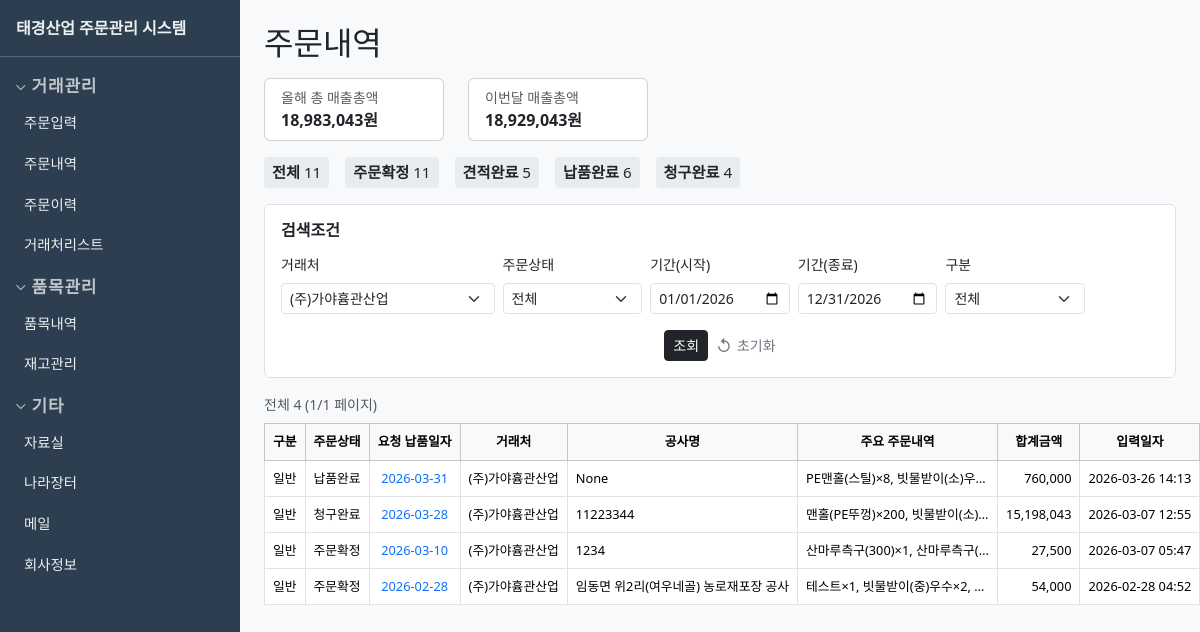
Page /transactions?customer_id=1 on the committed database.
### models.py (models this page shows)
class Transaction(db.Model):
    __tablename__ = "transactions"
    id = db.Column(db.Integer, primary_key=True)
    code = db.Column(db.String(10), unique=True)
    customer_id = db.Column(db.Integer, db.ForeignKey("customers.id"), nullable=False)
    transaction_date = db.Column(db.Date, nullable=False)
    estimate_date = db.Column(db.Date)
    delivery_date = db.Column(db.Date)
    claim_date = db.Column(db.Date)
    project_name = db.Column(db.String(500))
    memo = db.Column(db.String(500))
    created_at = db.Column(db.DateTime, default=datetime.utcnow)
    updated_at = db.Column(db.DateTime, default=datetime.utcnow, onupdate=datetime.utcnow)
    items = db.relationship("TransactionItem", backref="transaction", lazy=True, cascade="all, delete-orphan")
    @property
    def total_amount(self):
        return sum(ti.total for ti in self.items)

class Customer(db.Model):
    __tablename__ = "customers"
    id = db.Column(db.Integer, primary_key=True)
    code = db.Column(db.String(10), unique=True)
    gubun = db.Column(db.String(20), default="일반")
    name = db.Column(db.String(200), nullable=False)
    biz_no = db.Column(db.String(20))
    business_type = db.Column(db.String(100))
    business_item = db.Column(db.String(100))
    phone = db.Column(db.String(50))
    address = db.Column(db.String(500))
    ceo = db.Column(db.String(100))
    remarks = db.Column(db.String(500))
    created_at = db.Column(db.DateTime, default=datetime.utcnow)
    transactions = db.relationship("Transaction", backref="customer", lazy=True)

class TransactionItem(db.Model):
    __tablename__ = "transaction_items"
    id = db.Column(db.Integer, primary_key=True)
    transaction_id = db.Column(db.Integer, db.ForeignKey("transactions.id"), nullable=False)
    item_id = db.Column(db.Integer, db.ForeignKey("items.id"), nullable=False)
    item_name_custom = db.Column(db.String(200))
    spec_custom = db.Column(db.String(100))
    unit_custom = db.Column(db.String(20))
    quantity = db.Column(db.Integer, default=1)
    unit_price = db.Column(db.Integer, default=0)
    supply_amount = db.Column(db.Integer, default=0)
    vat = db.Column(db.Integer, default=0)
    total = db.Column(db.Integer, default=0)
    item = db.relationship("Item", backref="transaction_items")

### blueprints/transactions.py (the view, shortened to what this page needs)
@bp.route("/transactions")
@bp.route("/transactions/list/<list_type>")
def transaction_list(list_type=None):
    from datetime import date
    today = date.today()
    q = request.args.get("q", "").strip()
    customer_id = request.args.get("customer_id", type=int)
    gubun = request.args.get("gubun", "").strip()
    status = request.args.get("status", "").strip()
    date_from = request.args.get("date_from", "").strip()
    date_to = request.args.get("date_to", "").strip()
    view = request.args.get("view", "list")
    page = request.args.get("page", 1, type=int)
    per_page = 10
    if not date_from and not date_to:
        date_from = f"{today.year}-01-01"
        date_to = f"{today.year}-12-31"
    list_titles = {"order": "주문내역", "estimate": "견적내역", "delivery": "납품내역", "claim": "청구내역", "statement": "거래명세서내역"}
    if list_type and list_type in list_titles:
        list_title = list_titles[list_type]
        if list_type != "statement" and list_type != "order" and not status:
            status = list_type
    else:
        list_title = "주문내역"
    sales_year = int(
        db.session.query(func.coalesce(func.sum(TransactionItem.total), 0))
        .join(Transaction, TransactionItem.transaction_id == Transaction.id)
        .filter(extract("year", Transaction.transaction_date) == today.year)
        .scalar()
        or 0
    )
    sales_month = int(
        db.session.query(func.coalesce(func.sum(TransactionItem.total), 0))
        .join(Transaction, TransactionItem.transaction_id == Transaction.id)
        .filter(
            extract("year", Transaction.transaction_date) == today.year,
            extract("month", Transaction.transaction_date) == today.month,
        )
        .scalar()
        or 0
    )
    cnt_total = db.session.query(func.count(Transaction.id)).scalar() or 0
    cnt_estimate = (
        db.session.query(func.count(Transaction.id)).filter(Transaction.estimate_date.isnot(None)).scalar() or 0
    )
    cnt_delivery = (
        db.session.query(func.count(Transaction.id)).filter(Transaction.delivery_date.isnot(None)).scalar() or 0
    )
    cnt_claim = db.session.query(func.count(Transaction.id)).filter(Transaction.claim_date.isnot(None)).scalar() or 0
    cnt_confirmed = cnt_total
    query = Transaction.query.join(Customer)
    if customer_id:
        query = query.filter(Transaction.customer_id == customer_id)
    if gubun:
        query = query.filter(Customer.gubun == gubun)
    if date_from:
        try:
            df = datetime.strptime(date_from, "%Y-%m-%d").date()
            query = query.filter(Transaction.transaction_date >= df)
        except ValueError:
            pass
    if date_to:
        try:
            dt = datetime.strptime(date_to, "%Y-%m-%d").date()
            query = query.filter(Transaction.transaction_date <= dt)
        except ValueError:
            pass
    pagination = query.order_by(Transaction.transaction_date.desc()).paginate(page=page, per_page=per_page)
    transactions = pagination.items
    items_summaries = {}
    for t in transactions:
        parts = []
        for ti in t.items:
            name = ti.item_name_custom or (ti.item.name if ti.item else "-")
            parts.append(f"{name}×{ti.quantity}")
        s = ", ".join(parts) if parts else "-"
        items_summaries[t.id] = s[:35] + "등" if len(s) > 35 else s
    customers = Customer.query.order_by(Customer.name).all()
    return render_template(
        "transactions/list.html",
        transactions=transactions,
        pagination=pagination,
        q=q,
        customer_id=customer_id,
        gubun=gubun,
        status=status,
        date_from=date_from,
        date_to=date_to,
        view=view,
        list_title=list_title,
        list_type=list_type,
        items_summaries=items_summaries,
        sales_year=sales_year,
        sales_month=sales_month,
        cnt_total=cnt_total,
        cnt_confirmed=cnt_confirmed,
        cnt_estimate=cnt_estimate,
        cnt_delivery=cnt_delivery,
        cnt_claim=cnt_claim,
        customers=customers,
    )

### templates/transactions/list.html (shortened to what this page needs)
{% extends "base.html" %}
{% block content %}
<h2 class="mb-3">{{ list_title|default('주문내역') }}</h2>
<div class="sales-summary">
  <div class="card">
    <div class="card-body py-2">
      <div class="small text-muted">올해 총 매출총액</div>
      <div class="fw-bold">{{ "{:,}".format(sales_year) }}원</div>
    </div>
  </div>
  <div class="card">
    <div class="card-body py-2">
      <div class="small text-muted">이번달 매출총액</div>
      <div class="fw-bold">{{ "{:,}".format(sales_month) }}원</div>
    </div>
  </div>
</div>
<div class="order-counts">
  <span><strong>전체</strong> {{ cnt_total }}</span>
  <span><strong>주문확정</strong> {{ cnt_confirmed }}</span>
  <span><strong>견적완료</strong> {{ cnt_estimate }}</span>
  <span><strong>납품완료</strong> {{ cnt_delivery }}</span>
  <span><strong>청구완료</strong> {{ cnt_claim }}</span>
</div>
<div class="search-section">
  <h6>검색조건</h6>
  <form method="get" class="row g-2 align-items-end">
    <div class="col-sm-6 col-md-3">
      <label class="form-label small">거래처</label>
      <select name="customer_id" class="form-select form-select-sm">
        {% for c in customers %}
        <option value="{{ c.id }}" {{ 'selected' if customer_id == c.id else '' }}>{{ c.name }}</option>
        {% endfor %}
      </select>
    </div>
    <div class="col-sm-6 col-md-2">
      <label class="form-label small">주문상태</label>
      <select name="status" class="form-select form-select-sm">
        <option value="">전체</option>
      </select>
    </div>
    <div class="col-sm-6 col-md-2">
      <label class="form-label small">기간(시작)</label>
      <input type="date" name="date_from" class="form-control form-control-sm" value="{{ date_from or '' }}">
    </div>
    <div class="col-sm-6 col-md-2">
      <label class="form-label small">기간(종료)</label>
      <input type="date" name="date_to" class="form-control form-control-sm" value="{{ date_to or '' }}">
    </div>
    <div class="col-sm-6 col-md-2">
      <label class="form-label small">구분</label>
      <select name="gubun" class="form-select form-select-sm">
        <option value="">전체</option>
      </select>
    </div>
    <div class="col-12 d-flex justify-content-center">
      <button type="submit" class="btn btn-dark btn-sm">조회</button>
      <a href="{% if list_type %}/transactions/list/{{ list_type }}{% else %}{{ url_for('transactions.transaction_list') }}{% endif %}" class="search-reset ms-2" title="초기화"><span class="search-reset-icon" aria-hidden="true">↺</span>초기화</a>
    </div>
  </form>
</div>
<div class="mb-2 small text-muted">전체 {{ pagination.total }}{% if pagination.pages > 0 %} ({{ pagination.page }}/{{ pagination.pages }} 페이지){% endif %}</div>
<table class="table table-bordered table-hover transaction-list-table">
  <thead class="table-light">
    <tr><th>구분</th><th>주문상태</th><th>요청 납품일자</th><th>거래처</th><th>공사명</th><th>주요 주문내역</th><th>합계금액</th><th>입력일자</th><th>수정일자</th><th>ID</th></tr>
  </thead>
  <tbody>
    {% for t in transactions %}
    <tr>
      <td>{{ t.customer.gubun or '' }}</td>
      <td>{% if t.claim_date %}청구완료{% elif t.delivery_date %}납품완료{% elif t.estimate_date %}견적완료{% else %}주문확정{% endif %}</td>
      <td><a href="{{ url_for('transactions.transaction_edit', id=t.id) }}" class="text-decoration-none">{{ t.transaction_date }}</a></td>
      <td>{{ t.customer.name or '' }}</td>
      <td>{{ (t.project_name or '')[:25] }}{% if t.project_name and t.project_name|length > 25 %}...{% endif %}</td>
      <td class="text-nowrap" style="max-width:200px;overflow:hidden;text-overflow:ellipsis" title="{% for ti in t.items %}{{ (ti.item_name_custom or ti.item.name) if ti.item else (ti.item_name_custom or '-') }}×{{ ti.quantity }}{% if not loop.last %}, {% endif %}{% else %}-{% endfor %}">{{ items_summaries[t.id] }}</td>
      <td class="text-end">{{ "{:,}".format(t.total_amount) }}</td>
      <td>{{ t.created_at.strftime('%Y-%m-%d %H:%M') if t.created_at else '' }}</td>
    </tr>
    {% else %}
    <tr><td colspan="10">등록된 주문이 없습니다.</td></tr>
    {% endfor %}
  </tbody>
</table>
{% endblock %}

### templates/base.html (style rules this page uses)
body { display: flex; min-height: 100vh; margin: 0; }
thead th { text-align: center !important; }

### templates/transactions/list.html (style rules this page uses)
.transaction-list-table { font-size: 0.8rem; }
.transaction-list-table th, .transaction-list-table td { white-space: nowrap; overflow: hidden; text-overflow: ellipsis; }
.transaction-list-table th { text-align: center; }
.transaction-list-table td:nth-child(1), .transaction-list-table td:nth-child(2), .transaction-list-table td:nth-child(3), .transaction-list-table td:nth-child(8), .transaction-list-table td:nth-child(9) { text-align: center; }
.sales-summary { display: flex; gap: 1.5rem; flex-wrap: wrap; margin-bottom: 1rem; }
.sales-summary .card { min-width: 180px; }
.order-counts { display: flex; gap: 1rem; flex-wrap: wrap; margin-bottom: 1rem; font-size: 0.95rem; }
.order-counts span { padding: 0.25rem 0.5rem; background: #e9ecef; border-radius: 4px; }
.search-section { background: #fff; padding: 1rem; border-radius: 6px; margin-bottom: 1rem; border: 1px solid #dee2e6; }
.search-section h6 { margin-bottom: 0.75rem; font-weight: 600; }
.search-reset { display: inline-flex; align-items: center; gap: 0.35rem; color: #6c757d; font-size: 0.875rem; text-decoration: none; margin-left: 0.75rem; }
.search-reset-icon { font-size: 1rem; line-height: 1; }

### rows in the picture
Transaction: customer "일반", delivery_date "납품완료", transaction_date "2026-03-31", customer "(주)가야흄관산업", project_name "None", {{ ti.quantity }} 2 (drawn), items_summaries "PE맨홀(스틸)×8, 빗물받이(소)우…", created_at "2026-03-26 14:13"
TransactionItem: total_amount "760,000"
Transaction: customer "일반", claim_date "청구완료", transaction_date "2026-03-28", customer "(주)가야흄관산업", project_name "11223344", {{ ti.quantity }} 200 (drawn), items_summaries "맨홀(PE뚜껑)×200, 빗물받이(소)…", created_at "2026-03-07 12:55"
TransactionItem: total_amount "15,198,043"
Transaction: customer "일반", shows "주문확정", transaction_date "2026-03-10", customer "(주)가야흄관산업", project_name "1234", items_summaries "산마루측구(300)×1, 산마루측구(…", created_at "2026-03-07 05:47"
TransactionItem: total_amount "27,500"
Transaction: customer "일반", shows "주문확정", transaction_date "2026-02-28", customer "(주)가야흄관산업", project_name "임동면 위2리(여우네골) 농로재포장 공사", {{ ti.quantity }} 2 (drawn), id "테스트×1, 빗물받이(중)우수×2,…", created_at "2026-02-28 04:52"
TransactionItem: total_amount "54,000"

### other values in the picture
{{ list_title|default('주문내역') }} "주문내역"
{{ "{:,}".format(sales_year) }} "18,983,043"
{{ "{:,}".format(sales_month) }} "18,929,043"
{{ cnt_total }} "11"
{{ cnt_confirmed }} "11"
{{ cnt_estimate }} "5"
{{ cnt_delivery }} "6"
{{ cnt_claim }} "4"
{{ pagination.total }} "4"
{{ pagination.page }} "1"
{{ pagination.pages }} "1"
form field customer_id "(주)가야흄관산업"
